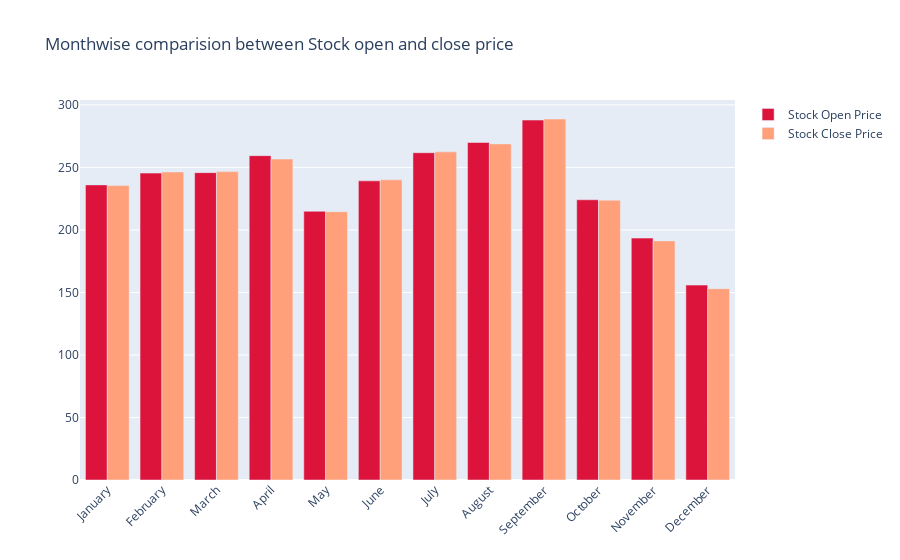

Write notebook code for a chart like this one.
### Code cell
fig = go.Figure()

fig.add_trace(go.Bar(
    x=monthwise.index,
    y=monthwise['Open'],
    name='Stock Open Price',
    marker_color='crimson'
))
fig.add_trace(go.Bar(
    x=monthwise.index,
    y=monthwise['Close'],
    name='Stock Close Price',
    marker_color='lightsalmon'
))

fig.update_layout(barmode='group', xaxis_tickangle=-45, 
                  title='Monthwise comparision between Stock open and close price')
fig.show()

### Figure 1 — Plotly figure (JSON) as saved in the notebook; plotly's stock layout.template omitted (floating-point values rounded to 4 significant figures)
{"data": [{"marker": {"color": "crimson"}, "name": "Stock Open Price", "type": "bar", "x": ["January", "February", "March", "April", "May", "June", "July", "August", "September", "October", "November", "December"], "y": [236.0, 245.5, 245.8, 259.4, 214.9, 239.3, 261.8, 269.9, 287.9, 224.1, 193.5, 155.9]}, {"marker": {"color": "lightsalmon"}, "name": "Stock Close Price", "type": "bar", "x": ["January", "February", "March", "April", "May", "June", "July", "August", "September", "October", "November", "December"], "y": [235.5, 246.4, 246.7, 256.7, 214.6, 240.1, 262.5, 268.8, 288.7, 223.8, 191.2, 153.0]}], "layout": {"barmode": "group", "title": {"text": "Monthwise comparision between Stock open and close price"}, "xaxis": {"tickangle": -45}}}
